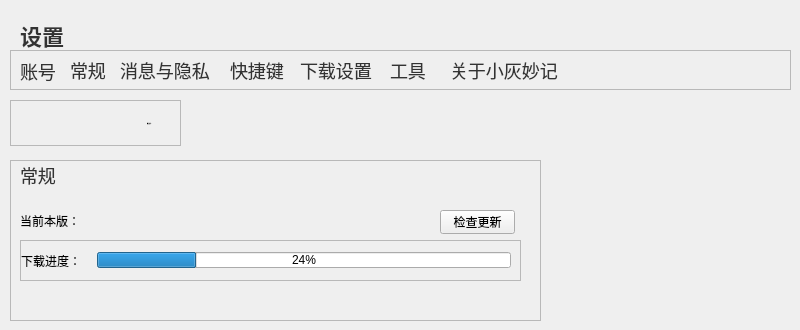
            <widget class="QWidget" name="page_setting">
             <property name="styleSheet">
              <string notr="true"/>
             </property>
             <widget class="QLabel" name="label_4">
              <property name="geometry">
               <rect>
                <x>20</x>
                <y>20</y>
                <width>51</width>
                <height>31</height>
               </rect>
              </property>
              <property name="sizePolicy">
               <sizepolicy hsizetype="Fixed" vsizetype="Preferred">
                <horstretch>0</horstretch>
                <verstretch>0</verstretch>
               </sizepolicy>
              </property>
              <property name="font">
               <font>
                <family>Microsoft YaHei</family>
                <pointsize>-1</pointsize>
                <bold>true</bold>
               </font>
              </property>
              <property name="styleSheet">
               <string notr="true">color: #333;
font-size: 22px;
font-weight: bold;</string>
              </property>
              <property name="text">
               <string>设置</string>
              </property>
              <property name="textFormat">
               <enum>Qt::AutoText</enum>
              </property>
              <property name="textInteractionFlags">
               <set>Qt::LinksAccessibleByMouse</set>
              </property>
             </widget>
             <widget class="QFrame" name="frame_15">
              <property name="geometry">
               <rect>
                <x>10</x>
                <y>100</y>
                <width>171</width>
                <height>46</height>
               </rect>
              </property>
              <property name="frameShape">
               <enum>QFrame::StyledPanel</enum>
              </property>
              <property name="frameShadow">
               <enum>QFrame::Raised</enum>
              </property>
              <layout class="QHBoxLayout" name="horizontalLayout_5">
               <item>
                <widget class="QLabel" name="btn_QQ">
                 <property name="sizePolicy">
                  <sizepolicy hsizetype="Fixed" vsizetype="Preferred">
                   <horstretch>0</horstretch>
                   <verstretch>0</verstretch>
                  </sizepolicy>
                 </property>
                 <property name="minimumSize">
                  <size>
                   <width>32</width>
                   <height>32</height>
                  </size>
                 </property>
                 <property name="maximumSize">
                  <size>
                   <width>32</width>
                   <height>32</height>
                  </size>
                 </property>
                 <property name="font">
                  <font>
                   <family>Microsoft YaHei</family>
                   <pointsize>-1</pointsize>
                  </font>
                 </property>
                 <property name="text">
                  <string/>
                 </property>
                 <property name="textFormat">
                  <enum>Qt::AutoText</enum>
                 </property>
                 <property name="pixmap">
                  <pixmap resource="../../apprcc.qrc">:/icon/assets/icon/QQ.png</pixmap>
                 </property>
                 <property name="textInteractionFlags">
                  <set>Qt::LinksAccessibleByMouse</set>
                 </property>
                </widget>
               </item>
               <item>
                <widget class="QLabel" name="btn_wechat">
                 <property name="sizePolicy">
                  <sizepolicy hsizetype="Fixed" vsizetype="Preferred">
                   <horstretch>0</horstretch>
                   <verstretch>0</verstretch>
                  </sizepolicy>
                 </property>
                 <property name="minimumSize">
                  <size>
                   <width>32</width>
                   <height>32</height>
                  </size>
                 </property>
                 <property name="maximumSize">
                  <size>
                   <width>32</width>
                   <height>32</height>
                  </size>
                 </property>
                 <property name="font">
                  <font>
                   <family>Microsoft YaHei</family>
                   <pointsize>-1</pointsize>
                  </font>
                 </property>
                 <property name="text">
                  <string/>
                 </property>
                 <property name="textFormat">
                  <enum>Qt::AutoText</enum>
                 </property>
                 <property name="pixmap">
                  <pixmap resource="../../apprcc.qrc">:/icon/assets/icon/wechat.png</pixmap>
                 </property>
                 <property name="textInteractionFlags">
                  <set>Qt::LinksAccessibleByMouse</set>
                 </property>
                </widget>
               </item>
               <item>
                <widget class="QLabel" name="label_account">
                 <property name="sizePolicy">
                  <sizepolicy hsizetype="Fixed" vsizetype="Preferred">
                   <horstretch>0</horstretch>
                   <verstretch>0</verstretch>
                  </sizepolicy>
                 </property>
                 <property name="font">
                  <font>
                   <family>Microsoft YaHei</family>
                   <pointsize>-1</pointsize>
                  </font>
                 </property>
                 <property name="text">
                  <string>绑定账号&gt;</string>
                 </property>
                 <property name="textFormat">
                  <enum>Qt::AutoText</enum>
                 </property>
                 <property name="textInteractionFlags">
                  <set>Qt::LinksAccessibleByMouse</set>
                 </property>
                </widget>
               </item>
              </layout>
             </widget>
             <widget class="QFrame" name="frame_16">
              <property name="geometry">
               <rect>
                <x>10</x>
                <y>50</y>
                <width>781</width>
                <height>40</height>
               </rect>
              </property>
              <property name="minimumSize">
               <size>
                <width>0</width>
                <height>40</height>
               </size>
              </property>
              <property name="maximumSize">
               <size>
                <width>16777215</width>
                <height>40</height>
               </size>
              </property>
              <property name="frameShape">
               <enum>QFrame::StyledPanel</enum>
              </property>
              <property name="frameShadow">
               <enum>QFrame::Raised</enum>
              </property>
              <widget class="QLabel" name="label_6">
               <property name="geometry">
                <rect>
                 <x>10</x>
                 <y>1</y>
                 <width>41</width>
                 <height>40</height>
                </rect>
               </property>
               <property name="sizePolicy">
                <sizepolicy hsizetype="Fixed" vsizetype="Preferred">
                 <horstretch>0</horstretch>
                 <verstretch>0</verstretch>
                </sizepolicy>
               </property>
               <property name="maximumSize">
                <size>
                 <width>16777215</width>
                 <height>40</height>
                </size>
               </property>
               <property name="font">
                <font>
                 <family>Microsoft YaHei</family>
                 <pointsize>-1</pointsize>
                </font>
               </property>
               <property name="styleSheet">
                <string notr="true">color: #333;
font-size: 18px;</string>
               </property>
               <property name="text">
                <string>账号</string>
               </property>
               <property name="textFormat">
                <enum>Qt::AutoText</enum>
               </property>
               <property name="textInteractionFlags">
                <set>Qt::LinksAccessibleByMouse</set>
               </property>
              </widget>
              <widget class="QLabel" name="label_7">
               <property name="geometry">
                <rect>
                 <x>60</x>
                 <y>0</y>
                 <width>41</width>
                 <height>40</height>
                </rect>
               </property>
               <property name="sizePolicy">
                <sizepolicy hsizetype="Fixed" vsizetype="Preferred">
                 <horstretch>0</horstretch>
                 <verstretch>0</verstretch>
                </sizepolicy>
               </property>
               <property name="maximumSize">
                <size>
                 <width>16777215</width>
                 <height>40</height>
                </size>
               </property>
               <property name="font">
                <font>
                 <family>Microsoft YaHei</family>
                 <pointsize>-1</pointsize>
                </font>
               </property>
               <property name="styleSheet">
                <string notr="true">color: #333;
font-size: 18px;</string>
               </property>
               <property name="text">
                <string>常规</string>
               </property>
               <property name="textFormat">
                <enum>Qt::AutoText</enum>
               </property>
               <property name="textInteractionFlags">
                <set>Qt::LinksAccessibleByMouse</set>
               </property>
              </widget>
              <widget class="QLabel" name="label_9">
               <property name="geometry">
                <rect>
                 <x>110</x>
                 <y>0</y>
                 <width>91</width>
                 <height>40</height>
                </rect>
               </property>
               <property name="sizePolicy">
                <sizepolicy hsizetype="Fixed" vsizetype="Preferred">
                 <horstretch>0</horstretch>
                 <verstretch>0</verstretch>
                </sizepolicy>
               </property>
               <property name="maximumSize">
                <size>
                 <width>16777215</width>
                 <height>40</height>
                </size>
               </property>
               <property name="font">
                <font>
                 <family>Microsoft YaHei</family>
                 <pointsize>-1</pointsize>
                </font>
               </property>
               <property name="styleSheet">
                <string notr="true">color: #333;
font-size: 18px;</string>
               </property>
               <property name="text">
                <string>消息与隐私</string>
               </property>
               <property name="textFormat">
                <enum>Qt::AutoText</enum>
               </property>
               <property name="textInteractionFlags">
                <set>Qt::LinksAccessibleByMouse</set>
               </property>
              </widget>
              <widget class="QLabel" name="label_12">
               <property name="geometry">
                <rect>
                 <x>220</x>
                 <y>0</y>
                 <width>61</width>
                 <height>40</height>
                </rect>
               </property>
               <property name="sizePolicy">
                <sizepolicy hsizetype="Fixed" vsizetype="Preferred">
                 <horstretch>0</horstretch>
                 <verstretch>0</verstretch>
                </sizepolicy>
               </property>
               <property name="maximumSize">
                <size>
                 <width>16777215</width>
                 <height>40</height>
                </size>
               </property>
               <property name="font">
                <font>
                 <family>Microsoft YaHei</family>
                 <pointsize>-1</pointsize>
                </font>
               </property>
               <property name="styleSheet">
                <string notr="true">color: #333;
font-size: 18px;</string>
               </property>
               <property name="text">
                <string>快捷键</string>
               </property>
               <property name="textFormat">
                <enum>Qt::AutoText</enum>
               </property>
               <property name="textInteractionFlags">
                <set>Qt::LinksAccessibleByMouse</set>
               </property>
              </widget>
              <widget class="QLabel" name="label_14">
               <property name="geometry">
                <rect>
                 <x>290</x>
                 <y>0</y>
                 <width>81</width>
                 <height>40</height>
                </rect>
               </property>
               <property name="sizePolicy">
                <sizepolicy hsizetype="Fixed" vsizetype="Preferred">
                 <horstretch>0</horstretch>
                 <verstretch>0</verstretch>
                </sizepolicy>
               </property>
               <property name="maximumSize">
                <size>
                 <width>16777215</width>
                 <height>40</height>
                </size>
               </property>
               <property name="font">
                <font>
                 <family>Microsoft YaHei</family>
                 <pointsize>-1</pointsize>
                </font>
               </property>
               <property name="styleSheet">
                <string notr="true">color: #333;
font-size: 18px;</string>
               </property>
               <property name="text">
                <string>下载设置</string>
               </property>
               <property name="textFormat">
                <enum>Qt::AutoText</enum>
               </property>
               <property name="textInteractionFlags">
                <set>Qt::LinksAccessibleByMouse</set>
               </property>
              </widget>
              <widget class="QLabel" name="label_15">
               <property name="geometry">
                <rect>
                 <x>380</x>
                 <y>0</y>
                 <width>41</width>
                 <height>40</height>
                </rect>
               </property>
               <property name="sizePolicy">
                <sizepolicy hsizetype="Fixed" vsizetype="Preferred">
                 <horstretch>0</horstretch>
                 <verstretch>0</verstretch>
                </sizepolicy>
               </property>
               <property name="maximumSize">
                <size>
                 <width>16777215</width>
                 <height>40</height>
                </size>
               </property>
               <property name="font">
                <font>
                 <family>Microsoft YaHei</family>
                 <pointsize>-1</pointsize>
                </font>
               </property>
               <property name="styleSheet">
                <string notr="true">color: #333;
font-size: 18px;</string>
               </property>
               <property name="text">
                <string>工具</string>
               </property>
               <property name="textFormat">
                <enum>Qt::AutoText</enum>
               </property>
               <property name="textInteractionFlags">
                <set>Qt::LinksAccessibleByMouse</set>
               </property>
              </widget>
              <widget class="QLabel" name="label_16">
               <property name="geometry">
                <rect>
                 <x>440</x>
                 <y>0</y>
                 <width>111</width>
                 <height>40</height>
                </rect>
               </property>
               <property name="sizePolicy">
                <sizepolicy hsizetype="Fixed" vsizetype="Preferred">
                 <horstretch>0</horstretch>
                 <verstretch>0</verstretch>
                </sizepolicy>
               </property>
               <property name="maximumSize">
                <size>
                 <width>16777215</width>
                 <height>40</height>
                </size>
               </property>
               <property name="font">
                <font>
                 <family>Microsoft YaHei</family>
                 <pointsize>-1</pointsize>
                </font>
               </property>
               <property name="styleSheet">
                <string notr="true">color: #333;
font-size: 18px;</string>
               </property>
               <property name="text">
                <string>关于小灰妙记</string>
               </property>
               <property name="textFormat">
                <enum>Qt::AutoText</enum>
               </property>
               <property name="textInteractionFlags">
                <set>Qt::LinksAccessibleByMouse</set>
               </property>
              </widget>
             </widget>
             <widget class="QFrame" name="frame_changgui">
              <property name="geometry">
               <rect>
                <x>10</x>
                <y>160</y>
                <width>531</width>
                <height>161</height>
               </rect>
              </property>
              <property name="styleSheet">
               <string notr="true">#frame_downloading{
	display: none;
}</string>
              </property>
              <property name="frameShape">
               <enum>QFrame::StyledPanel</enum>
              </property>
              <property name="frameShadow">
               <enum>QFrame::Raised</enum>
              </property>
              <widget class="QLabel" name="label_19">
               <property name="geometry">
                <rect>
                 <x>10</x>
                 <y>0</y>
                 <width>41</width>
                 <height>31</height>
                </rect>
               </property>
               <property name="sizePolicy">
                <sizepolicy hsizetype="Fixed" vsizetype="Preferred">
                 <horstretch>0</horstretch>
                 <verstretch>0</verstretch>
                </sizepolicy>
               </property>
               <property name="maximumSize">
                <size>
                 <width>16777215</width>
                 <height>40</height>
                </size>
               </property>
               <property name="font">
                <font>
                 <family>Microsoft YaHei</family>
                 <pointsize>-1</pointsize>
                </font>
               </property>
               <property name="styleSheet">
                <string notr="true">color: #333;
font-size: 18px;</string>
               </property>
               <property name="text">
                <string>常规</string>
               </property>
               <property name="textFormat">
                <enum>Qt::AutoText</enum>
               </property>
               <property name="textInteractionFlags">
                <set>Qt::LinksAccessibleByMouse</set>
               </property>
              </widget>
              <widget class="QPushButton" name="btn_updateCheck">
               <property name="geometry">
                <rect>
                 <x>430</x>
                 <y>50</y>
                 <width>75</width>
                 <height>24</height>
                </rect>
               </property>
               <property name="text">
                <string>检查更新</string>
               </property>
              </widget>
              <widget class="QLabel" name="label_3">
               <property name="geometry">
                <rect>
                 <x>10</x>
                 <y>50</y>
                 <width>411</width>
                 <height>21</height>
                </rect>
               </property>
               <property name="text">
                <string>当前本版：</string>
               </property>
              </widget>
              <widget class="QFrame" name="frame_downloading">
               <property name="geometry">
                <rect>
                 <x>10</x>
                 <y>80</y>
                 <width>501</width>
                 <height>41</height>
                </rect>
               </property>
               <property name="frameShape">
                <enum>QFrame::StyledPanel</enum>
               </property>
               <property name="frameShadow">
                <enum>QFrame::Raised</enum>
               </property>
               <layout class="QHBoxLayout" name="horizontalLayout_16">
                <property name="spacing">
                 <number>16</number>
                </property>
                <property name="leftMargin">
                 <number>0</number>
                </property>
                <item>
                 <widget class="QLabel" name="label_8">
                  <property name="text">
                   <string>下载进度：</string>
                  </property>
                 </widget>
                </item>
                <item>
                 <widget class="QProgressBar" name="progressBar">
                  <property name="maximumSize">
                   <size>
                    <width>16777215</width>
                    <height>16</height>
                   </size>
                  </property>
                  <property name="value">
                   <number>24</number>
                  </property>
                 </widget>
                </item>
               </layout>
              </widget>
             </widget>
            </widget>
